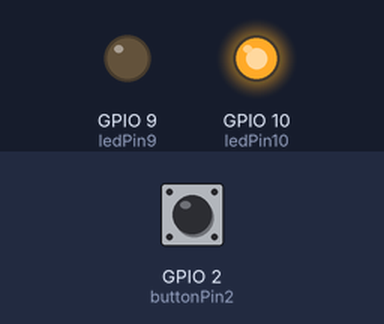
Recording of a program running on a simulated Raspberry Pi (BCM pin numbers). On the bench: output pins drawn as LEDs (lit = HIGH). The test bench sets the inputs (shaded band); at power-on: GPIO 2 (buttonPin2) HIGH. The clock reads 2024-03-15 10:24:30 at power-on unless the program sets it.

Above: at 1.2 s.
1.3 s: GPIO 2 (buttonPin2) pulled LOW for 0.15 s
At 1.8 s:
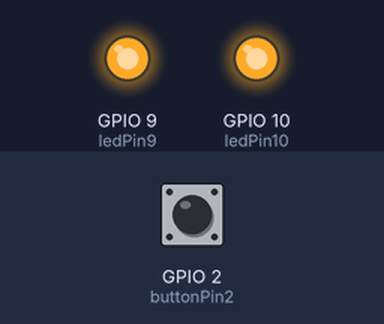
At 2.9 s:
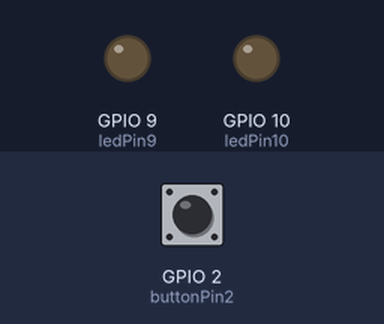
4.4 s: GPIO 2 (buttonPin2) pulled LOW for 3.2 s
At 7.1 s:
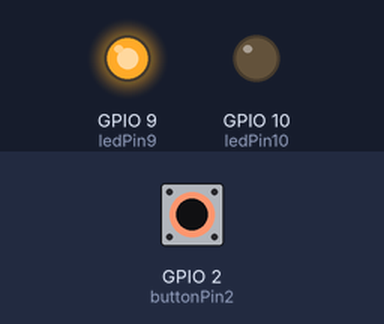
Timing chart, 0 to 15.1 s (numbered marks = the images above; inputs shaded):
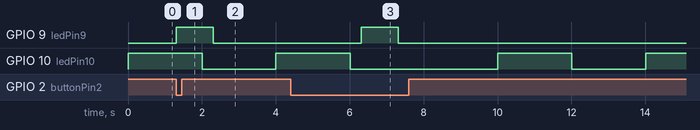

The program:

Opdracht8d.py
```python
#Importeren van de bibiotheken vd Gpio-pinnen en de tijd
import RPi.GPIO as GPIO
import time


#Pin waarop het ledje is aangesloten op de raspberry pi en de button
ledPin9 = 9
ledPin10 = 10
buttonPin2 = 2


#Variablen van de status vd ledjes en de tijd
ledStatus1 = False
ledStatus2 = False
laatsteMillis1 = 0
laatsteMillis2 = 0
interval1 = 1
interval2 = 2

#Gpio-modus naar de bcm configureren en de gpio-pin als uitgangpunt zetten voor het aansturen van het ledje
GPIO.setmode(GPIO.BCM)
GPIO.setup(ledPin9, GPIO.OUT)
GPIO.setup(ledPin10, GPIO.OUT)
GPIO.setup(buttonPin2, GPIO.IN, pull_up_down=GPIO.PUD_UP)

try:
    #Loop
    while True:
        #de huidige tijd in millis
        huidigeMillis = time.time()
        #Het lezen van de status van de button
        buttonStatus = GPIO.input(buttonPin2)
        #als de button is ingedrukt wissel elke interval1 sec de status van de ledstatus van de eerste
        if buttonStatus == GPIO.LOW:
            if huidigeMillis - laatsteMillis1 >= interval1:
                laatsteMillis1 = huidigeMillis
                ledStatus1 = not ledStatus1
                GPIO.output(ledPin9, ledStatus1)
        #Zo niet, wissel dan de status van de tweede lesstatus elke interval2 sec
        else:
            if huidigeMillis - laatsteMillis2 >= interval2:
                laatsteMillis2 = huidigeMillis
                ledStatus2 = not ledStatus2
                GPIO.output(ledPin10, ledStatus2)
        #als de status ledstatus1 aan is, verander dan elke interval1 seconde de status
        if ledStatus1:
            if huidigeMillis - laatsteMillis1 >= interval1:
                laatsteMillis1 = huidigeMillis
                GPIO.output(ledPin9, not ledStatus1)
        # als de status ledstatus2 aan is, verander dan elke interval2 seconde de status
        elif ledStatus2:
            if huidigeMillis - laatsteMillis2 >= interval2:
                laatsteMillis2 = huidigeMillis
                GPIO.output(ledPin10, not ledStatus2)

#De GPIO-pinnen worden schoongemaakt
finally:
    GPIO.cleanup()
```

Measured:
- after the input at 1.3 s, GPIO 9 (ledPin9): LOW → HIGH at once, → LOW 1.0 s later
- after the input at 4.4 s, GPIO 9 (ledPin9): LOW → HIGH after 1.9 s, → LOW 1.0 s later
